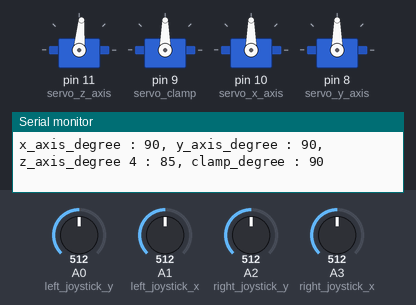
Bench run of a sketch on a simulated Arduino Uno, built with avr-gcc and run on an emulated ATmega328P. On the bench: 4 × servo, the last lines printed to the serial monitor. Inputs (shaded band) come from the test bench; at power-on: A0 (left_joystick_y) = 512, A1 (left_joystick_x) = 512, A3 (right_joystick_x) = 512, A2 (right_joystick_y) = 512.

Above: at 1.2 s.
1.3 s: A0 (left_joystick_y) set to 665
4.3 s: A0 (left_joystick_y) set to 693
At 4.57 s:
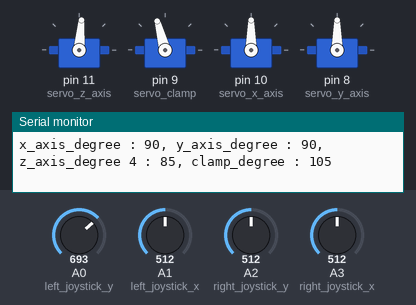
At 6.5 s:
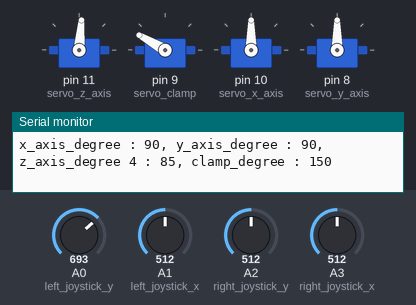
7.3 s: A1 (left_joystick_x) set to 666
10.3 s: A1 (left_joystick_x) set to 698
At 12.4 s:
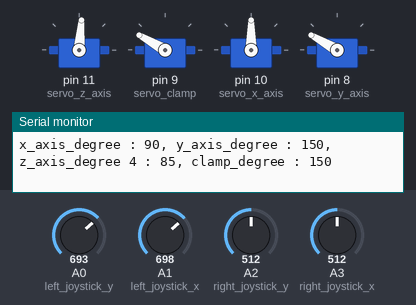
13.3 s: A3 (right_joystick_x) set to 664
14.8 s: A3 (right_joystick_x) set to 697
At 16.6 s:
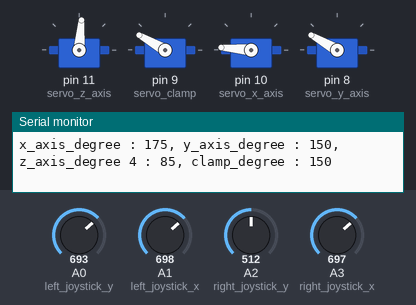
Timing chart, 0 to 18.1 s (numbered marks = the images above; inputs shaded):
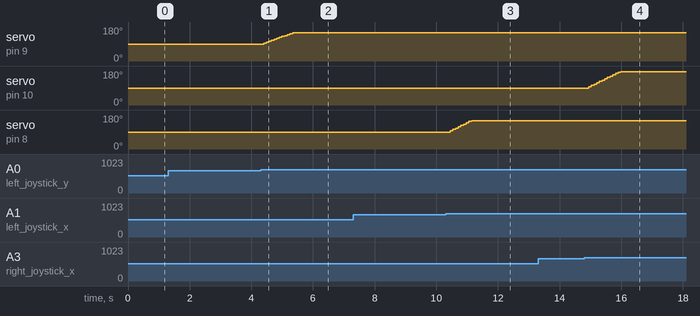

The sketch:

Robot_Arm.ino
```cpp
#include <Servo.h>

Servo servo_z_axis;
Servo servo_x_axis;
Servo servo_y_axis;
Servo servo_clamp;

int x_axis_degree = 90;
int y_axis_degree = 90;
int z_axis_degree = 85;
int clamp_degree = 90;

#define left_joystick_x A1
#define left_joystick_y A0
#define right_joystick_x A3
#define right_joystick_y A2

void setup() {
  Serial.begin(9600);

  servo_z_axis.attach(11);
  servo_clamp.attach(9);
  servo_x_axis.attach(10);
  servo_y_axis.attach(8);
}

void loop() {
  int left_joystick_x_value = analogRead(left_joystick_x);
  int left_joystick_y_value = analogRead(left_joystick_y);
  int right_joystick_x_value = analogRead(right_joystick_x);
  int right_joystick_y_value = analogRead(right_joystick_y);

  if(left_joystick_x_value < 340) y_axis_degree -=7;
  else if(left_joystick_x_value > 680) y_axis_degree +=7;

  if(left_joystick_y_value < 340) clamp_degree -=5;
  else if(left_joystick_y_value > 680) clamp_degree +=5;

  if(right_joystick_x_value < 340) x_axis_degree -=7;
  else if(right_joystick_x_value > 680) x_axis_degree +=7;

  if(right_joystick_y_value < 340) z_axis_degree -=7;
  else if(right_joystick_y_value > 680) z_axis_degree +=7;

  z_axis_degree = min(145, max(15, z_axis_degree));
  x_axis_degree = min(175, max(40, x_axis_degree));
  y_axis_degree = min(150, max(5, y_axis_degree));
  clamp_degree = min(150, max(5, clamp_degree));

  Serial.print("x_axis_degree : ");
  Serial.print(x_axis_degree);
  Serial.print(", y_axis_degree : ");
  Serial.print(y_axis_degree);
  Serial.print(", z_axis_degree 4 : ");
  Serial.print(z_axis_degree);
  Serial.print(", clamp_degree : ");
  Serial.println(clamp_degree);

  servo_clamp.write(clamp_degree);
  servo_x_axis.write(x_axis_degree);
  servo_y_axis.write(y_axis_degree);
  servo_z_axis.write(z_axis_degree);
}
```

Measured:
- the behaviour switches between 680 and 681 on A0 (left_joystick_y) (found by bisection; images 0 and 1)
- the behaviour switches between 680 and 681 on A1 (left_joystick_x) (found by bisection; images 2 and 3)
- the behaviour switches between 680 and 681 on A3 (right_joystick_x) (found by bisection; images 3 and 4)
- after the input at 4.3 s, servo on pin 9 (servo_clamp): moves from 90° to 150° over 0.94 s, starting after 0.10 s
- after the input at 10.3 s, servo on pin 8 (servo_y_axis): moves from 90° to 150° over 0.69 s, starting after 0.15 s
- after the input at 14.8 s, servo on pin 10 (servo_x_axis): moves from 90° to 175° over 1.0 s, starting after 0.14 s
